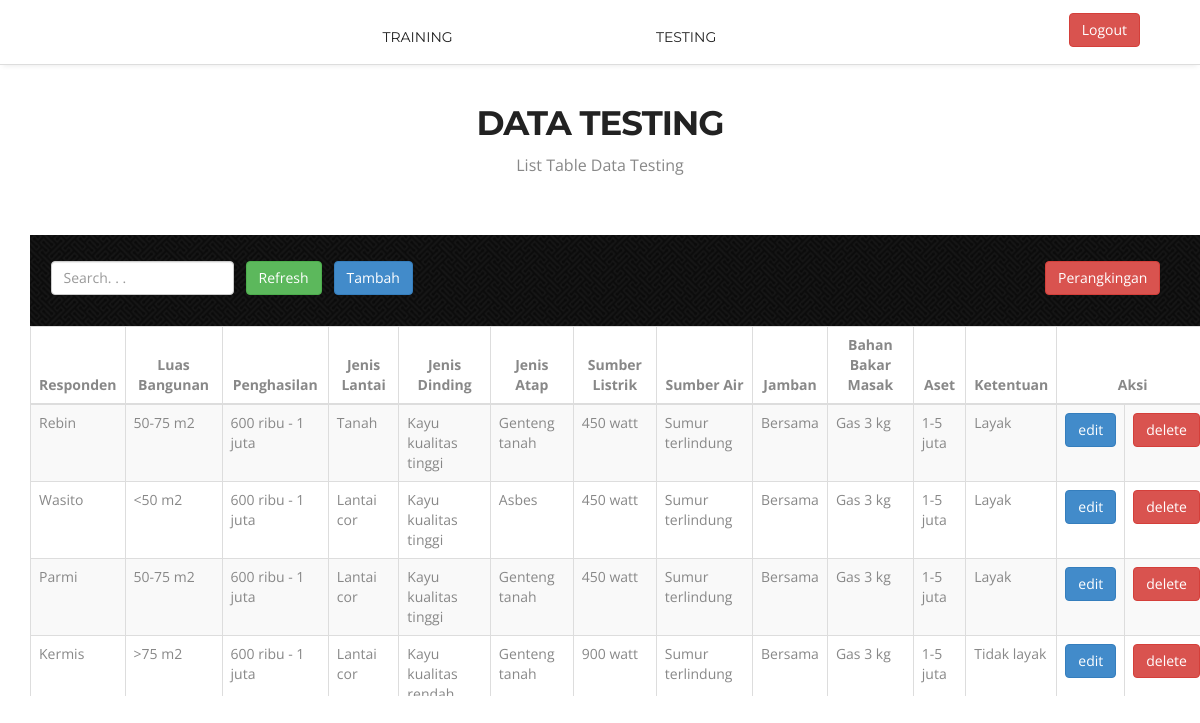
Page /master/testing.php (signed in) on the committed database.
### tables this page shows
CREATE TABLE IF NOT EXISTS `tb_parameter` (
  `id_parameter` int(11) NOT NULL AUTO_INCREMENT,
  `id_atribut` int(11) NOT NULL,
  `nilai` int(11) NOT NULL,
  `parameter` varchar(30) NOT NULL,
  PRIMARY KEY (`id_parameter`)
);

### master/testing.php (the view, shortened to what this page needs)
<!doctype html>
<html>
<head>
	<link href="css/bootstrap.css" rel="stylesheet" type="text/css">
	<link href="css/style.css" rel="stylesheet" type="text/css">
	<link href="css/font-awesome.css" rel="stylesheet" type="text/css">
	<link href="css/responsive.css" rel="stylesheet" type="text/css">
	<link href="css/magnific-popup.css" rel="stylesheet" type="text/css">
	<link href="css/animate.css" rel="stylesheet" type="text/css">
<?php
$jml_atribut=0;
include "koneksi.php";
$count=1;
$sql = 'SELECT * FROM tb_atribut ORDER BY id_atribut' ;
$result = $db->query($sql);
$atribut=array();
$noatribut=array();
foreach ($result as $row) {
    $atribut[$row['id_atribut']]=$row['atribut'];
    $noatribut[$count]=$row['id_atribut'];
    $jml_atribut=$jml_atribut+1 ;
    $count=$count+1;
    }
$sql = 'SELECT * FROM tb_parameter ORDER BY id_atribut,id_parameter';
$result = $db->query($sql);
$parameter=array();
$id_atribut=0;
foreach ($result as $row) {
    if($id_atribut!=$row['id_atribut']){
        $parameter[$row['id_atribut']]=array();
        $id_atribut=$row['id_atribut'];
    }
    $parameter[$row['id_atribut']][$row['nilai']]=$row['parameter'];
}
$sql = 'SELECT * FROM tb_data_test a JOIN tb_responden_test b USING(id_responden) ORDER BY b.id_responden';
$result = $db->query($sql);
$data=array();
$responden=array();
$id_responden=0;
foreach ($result as $row) {
    if($id_responden!=$row['id_responden']){
        $responden[$row['id_responden']]=$row['responden'];
        $data[$row['id_responden']]=array();
        $id_responden=$row['id_responden'];
    }
    $data[$row['id_responden']][$row['id_atribut']]=$row['id_parameter'];
}
?>
</head>
<body>
	<nav class="main-nav-outer" id="test">
		<a style="float: right;margin-right: 5%;margin-top: 13px;" class="btn btn-danger" href="login.php">Logout</a>
		<div class="container">
			<ul class="main-nav">
				<li><a href="training.php">Training</a></li>
				<li class="small-logo"><a href="#header"><img style="width: 70px;" src="img/small-logo.png" alt=""></a></li>
				<li><a href="#">Testing</a></li>
			</ul>
		</div>
	</nav>
<section class="main-section paddind" id="Portfolio">
		<div class="container" style="margin-top: -50px;">
			<h2>Data Testing</h2>
			<h6>List Table Data Testing</h6>
	<div class="c-logo-part" style=" width:1179px; background-image: url('img/pw_maze_black.png');">
		<div class="container">
        <form action="testing.php" method="get"style="display: inline-block;">
        	<table>
        		<tr>
        			<td>
        	<input  class="form-control" type="text" placeholder="Search. . ." name="cari">
        	</td><td><button  style="margin-left: 10px;"class="btn btn-success">Refresh</button>
        	</td><td><a  style="margin-left: 10px;"class="btn btn-primary" href="tambah-test.php">Tambah</a>
        	</td><td><a style="margin-left: 630px;"class="btn btn-danger" href="saw.php">Perangkingan</a>
        	</td></table>
        </form>
    </div>
    </div>
    <?php
if(isset($_GET['cari'])){
	$cari = $_GET['cari'];
}else{
	$cari = "";
}
?>
    <div class="table-responsive" style="width: 1179px;">
	<div style="height: 370px;overflow-y: scroll;">
	<table id="bootstrap-data-table" class="table table-striped table-bordered">
                <thead>
                  <tr>
                    <th>Responden</th>
                    <?php
                        for($i=2;$i<=$jml_atribut;$i++){
                            echo "<th style='text-align:center'>{$atribut[$noatribut[$i]]}</th>";
                        }
                        ?>
                        <th style="text-align:center"><?php echo $atribut[$noatribut[1]];?></th>
                        <th colspan="2" align="center" style="text-align:center">Aksi</th>
                  </tr>
                </thead>
                   <tbody>
                        <?php
                        foreach($data as $id_responden=>$dt_atribut){
                        if(isset($cari)){
						if($cari=="")
						{
							echo "<tr><td>{$responden[$id_responden]}</td>";
                            for($i=2;$i<=$jml_atribut;$i++){
                                echo "<td>{$parameter[$noatribut[$i]][$dt_atribut[$noatribut[$i]]]}</td>";
                            }
                            echo "<td>{$parameter[1][$dt_atribut[1]]}</td>";
                        ?>  <td><a class="btn btn-primary" href="edit-test.php?id=<?php echo $id_responden; ?>">edit</a></td>
                            <td><a class="btn btn-danger" href="testing/hapus.php?id=<?php echo $id_responden; ?>">delete</a></td></tr><?php
                            }
                            }
						}
                        ?>
                </tbody>
              </table>
 </div>
</div>
 </div>
	</section>
</body>
</html>

### master/css/style.css (style rules this page uses)
a, a:hover, a:active { outline:0px !important }
body { background:#fff; font-family: 'Open Sans', sans-serif; font-size:14px; font-weight:normal; color:#888888; margin:0; }
h2 { font-size:34px; color:#222222; font-family: 'Montserrat', sans-serif; font-weight:700; letter-spacing: -1px; margin:0 0 15px 0; text-align:center; text-transform:uppercase; }
h6 { font-size:16px; color:#888888; font-family: 'Open Sans', sans-serif; font-weight:400; text-align:center; margin:0 0 60px 0; }
.main-nav-outer { padding:0px; border-bottom:1px solid #dddddd; box-shadow:0 4px 5px -3px #ececec; position:relative; background:#fff; }
.main-nav { text-align:center; margin:10px 0 0px; padding:0; list-style:none; }
.main-nav li { display:inline; margin:0 1px; }
.main-nav li a { display:inline-block; color:#222222; text-transform:uppercase; font-family: 'Montserrat', sans-serif; text-decoration: none; line-height:20px; margin:17px 32px; transition:all 0.3s ease-in-out; -moz-transition:all 0.3s ease-in-out; -webkit-transition:all 0.3s ease-in-out; }
.small-logo { padding:0 32px; }
.main-section { padding:90px 0 110px; }
.main-section.paddind { padding-bottom:60px; }
.c-logo-part { background:#7cc576; padding:25px 0; filter: alpha(opacity=60); }

### master/css/responsive.css (style rules this page uses)
@media only screen and (min-width: 992px) { .main-nav { display:block !important; } }

### rows in the picture
tb_parameter: id_responden "Rebin", id_atribut "50-75 m2", id_atribut "600 ribu - 1 juta", nilai "Tanah", id_atribut "Kayu kualitas tinggi", id_atribut "Genteng tanah", id_atribut "450 watt", id_atribut "Sumur terlindung", id_atribut "Bersama", id_parameter "Gas 3 kg", id_atribut "1-5 juta", id_parameter "Layak", id_responden "Wasito", nilai "<50 m2", id_atribut "Lantai cor", nilai "Asbes", id_responden "Kermis", id_parameter ">75 m2", nilai "Kayu kualitas…", id_parameter "900 watt", dt_atribut "Tidak layak"

### other values in the picture
$atribut[$noatribut[$i]] "Luas Bangunan"
$atribut[$noatribut[$i]] "Penghasilan"
$atribut[$noatribut[$i]] "Jenis Lantai"
$atribut[$noatribut[$i]] "Jenis Dinding"
$atribut[$noatribut[$i]] "Jenis Atap"
$atribut[$noatribut[$i]] "Sumber Listrik"
$atribut[$noatribut[$i]] "Sumber Air"
$atribut[$noatribut[$i]] "Jamban"
$atribut[$noatribut[$i]] "Bahan Bakar Masak"
$atribut[$noatribut[$i]] "Aset"
$atribut[$noatribut[1]] "Ketentuan"
$responden[$id_responden] "Parmi"
$parameter[$noatribut[$i]][$dt_atribut[$noatribut[$i]]] "50-75 m2"
$parameter[$noatribut[$i]][$dt_atribut[$noatribut[$i]]] "600 ribu - 1 juta"
$parameter[$noatribut[$i]][$dt_atribut[$noatribut[$i]]] "Lantai cor"
